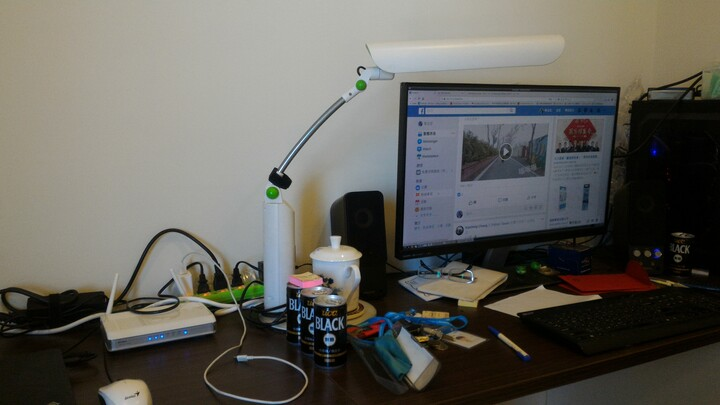
//> input picture code/opencv/cv_stitch/src1.jpg, 720 x 405 px
$ ./stitch_main   (built with g++ and OpenCV 4)
//> lines starting //> are read from the running program, lines starting //| are printed output that depends on the picture
#include <opencv2/highgui/highgui.hpp>
#include <opencv2/stitching.hpp>
#include <iostream>

const std::string src1_path = "/mnt/ramdisk/src1.jpg";
const std::string src2_path = "/mnt/ramdisk/src2.jpg";

int main(int argc, char *argv[]) {
    auto src1 = cv::imread(src1_path, CV_LOAD_IMAGE_COLOR);
//> src1 is the input picture: 405 rows x 720 cols, CV_8UC3; mean B, G, R 91.1, 97.7, 99.5
    auto src2 = cv::imread(src2_path, CV_LOAD_IMAGE_COLOR);
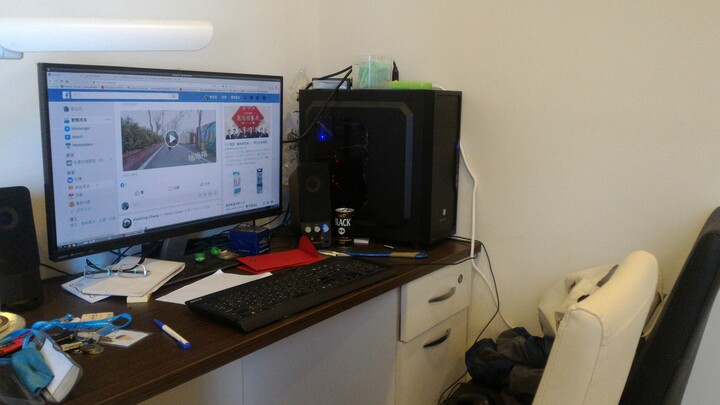
//> input picture code/opencv/cv_stitch/src2.jpg, 720 x 405 px
//> src2 is the input picture: 405 rows x 720 cols, CV_8UC3; mean B, G, R 112.8, 119.6, 123.3
    decltype(src1) dest;
    std::vector<cv::Mat> imgs;

    imgs.push_back(src1);
    imgs.push_back(src2);

    auto stitcher = cv::Stitcher::create(cv::Stitcher::PANORAMA);
    try {
        auto status = stitcher->stitch(imgs, dest);
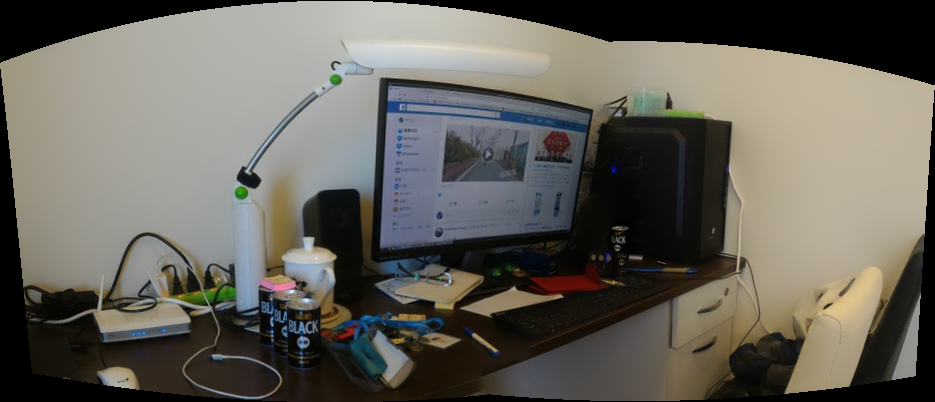
//> dest: 402 rows x 935 cols, CV_8UC3; mean B, G, R 90.7, 98.5, 101.4
    }
    catch (const cv::Exception &e) {
        std::cout << "shit happens" << std::endl;
    }

    cv::imshow("stitched", dest);
    cv::waitKey(0);
    return 0;
}
